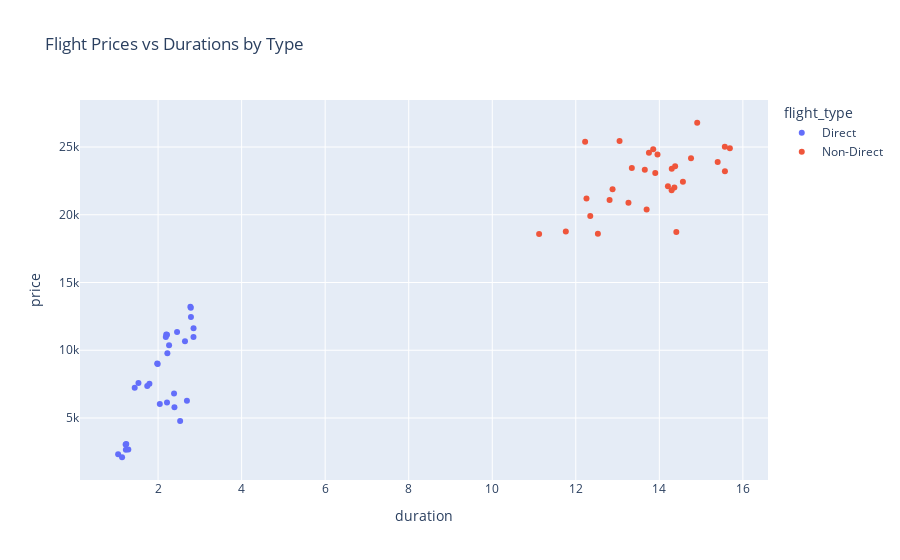

This figure's notebook cell:
### Code cell
direct_flights_means['flight_type'] = 'Direct'
non_direct_flights_means['flight_type'] = 'Non-Direct'

df = direct_flights_means.append(non_direct_flights_means)
fig = px.scatter(df, 
                 x='duration', y='price', color='flight_type', 
                 hover_data=['destinations', 'days_left'], 
                 title='Flight Prices vs Durations by Type')
fig.show()

### Figure 1 — Plotly figure (JSON) as saved in the notebook; plotly's stock layout.template omitted (floating-point values rounded to 4 significant figures)
{"data": [{"customdata": [["Bangalore_Chennai", 26.88], ["Bangalore_Delhi", 25.75], ["Bangalore_Hyderabad", 25.41], ["Bangalore_Kolkata", 27.57], ["Bangalore_Mumbai", 26.43], ["Chennai_Bangalore", 27.38], ["Chennai_Delhi", 25.31], ["Chennai_Hyderabad", 27.22], ["Chennai_Kolkata", 25.53], ["Chennai_Mumbai", 26.12], ["Delhi_Bangalore", 25.69], ["Delhi_Chennai", 24.76], ["Delhi_Hyderabad", 25.21], ["Delhi_Kolkata", 26.02], ["Delhi_Mumbai", 25.82], ["Hyderabad_Bangalore", 26.19], ["Hyderabad_Chennai", 27.61], ["Hyderabad_Delhi", 25.71], ["Hyderabad_Kolkata", 25.4], ["Hyderabad_Mumbai", 26.48], ["Kolkata_Bangalore", 26.28], ["Kolkata_Chennai", 25.37], ["Kolkata_Delhi", 26.2], ["Kolkata_Hyderabad", 26.08], ["Kolkata_Mumbai", 25.61], ["Mumbai_Bangalore", 26.67], ["Mumbai_Chennai", 26.06], ["Mumbai_Delhi", 25.96], ["Mumbai_Hyderabad", 25.92], ["Mumbai_Kolkata", 25.39]], "hovertemplate": "flight_type=Direct<br>duration=%{x}<br>price=%{y}<br>destinations=%{customdata[0]}<br>days_left=%{customdata[1]}<extra></extra>", "legendgroup": "Direct", "marker": {"color": "#636efa", "symbol": "circle"}, "mode": "markers", "name": "Direct", "orientation": "v", "showlegend": true, "type": "scatter", "x": [1.044, 2.774, 1.223, 2.528, 1.793, 1.138, 2.787, 1.229, 2.392, 1.979, 2.783, 2.849, 2.222, 2.196, 2.214, 1.238, 1.288, 2.264, 2.041, 1.53, 2.691, 2.382, 2.455, 2.214, 2.848, 1.741, 1.99, 2.185, 1.44, 2.644], "xaxis": "x", "y": [2330.0, 13220.0, 3042.0, 4776.0, 7519.0, 2102.0, 12460.0, 2661.0, 5793.0, 9015.0, 13130.0, 11630.0, 9776.0, 11160.0, 11140.0, 3076.0, 2678.0, 10370.0, 6027.0, 7575.0, 6277.0, 6814.0, 11350.0, 6136.0, 10970.0, 7370.0, 8976.0, 10970.0, 7232.0, 10670.0], "yaxis": "y"}, {"customdata": [["Bangalore_Chennai", 26.53], ["Bangalore_Delhi", 25.94], ["Bangalore_Hyderabad", 26.09], ["Bangalore_Kolkata", 25.76], ["Bangalore_Mumbai", 25.61], ["Chennai_Bangalore", 26.19], ["Chennai_Delhi", 26.74], ["Chennai_Hyderabad", 25.97], ["Chennai_Kolkata", 25.83], ["Chennai_Mumbai", 25.65], ["Delhi_Bangalore", 25.91], ["Delhi_Chennai", 26.5], ["Delhi_Hyderabad", 26.52], ["Delhi_Kolkata", 25.65], ["Delhi_Mumbai", 25.83], ["Hyderabad_Bangalore", 26.67], ["Hyderabad_Chennai", 26.2], ["Hyderabad_Delhi", 26.71], ["Hyderabad_Kolkata", 26.4], ["Hyderabad_Mumbai", 26.08], ["Kolkata_Bangalore", 26.15], ["Kolkata_Chennai", 25.72], ["Kolkata_Delhi", 26.0], ["Kolkata_Hyderabad", 25.94], ["Kolkata_Mumbai", 26.15], ["Mumbai_Bangalore", 25.55], ["Mumbai_Chennai", 25.33], ["Mumbai_Delhi", 26.1], ["Mumbai_Hyderabad", 25.7], ["Mumbai_Kolkata", 25.86]], "hovertemplate": "flight_type=Non-Direct<br>duration=%{x}<br>price=%{y}<br>destinations=%{customdata[0]}<br>days_left=%{customdata[1]}<extra></extra>", "legendgroup": "Non-Direct", "marker": {"color": "#EF553B", "symbol": "circle"}, "mode": "markers", "name": "Non-Direct", "orientation": "v", "showlegend": true, "type": "scatter", "x": [15.57, 11.12, 15.57, 13.85, 12.22, 14.91, 12.35, 14.3, 15.4, 13.75, 11.76, 13.7, 14.41, 14.36, 12.88, 13.34, 14.38, 12.53, 14.29, 12.81, 14.76, 15.69, 13.26, 14.56, 13.9, 13.05, 13.96, 12.26, 14.21, 13.65], "xaxis": "x", "y": [25020.0, 18590.0, 23200.0, 24840.0, 25390.0, 26790.0, 19910.0, 23410.0, 23900.0, 24590.0, 18760.0, 20390.0, 18740.0, 22020.0, 21890.0, 23450.0, 23580.0, 18610.0, 21800.0, 21100.0, 24180.0, 24900.0, 20880.0, 22440.0, 23080.0, 25440.0, 24450.0, 21200.0, 22100.0, 23320.0], "yaxis": "y"}], "layout": {"legend": {"title": {"text": "flight_type"}, "tracegroupgap": 0}, "title": {"text": "Flight Prices vs Durations by Type"}, "xaxis": {"anchor": "y", "domain": [0, 1], "title": {"text": "duration"}}, "yaxis": {"anchor": "x", "domain": [0, 1], "title": {"text": "price"}}}}
